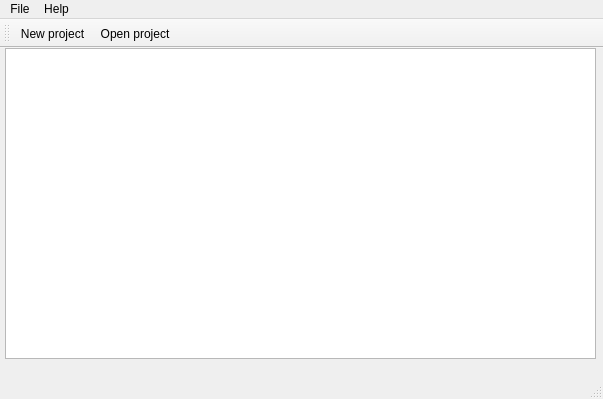
<?xml version="1.0" encoding="UTF-8"?>
<ui version="4.0">
 <class>MainWindow</class>
 <widget class="QMainWindow" name="MainWindow">
  <property name="geometry">
   <rect>
    <x>0</x>
    <y>0</y>
    <width>603</width>
    <height>399</height>
   </rect>
  </property>
  <property name="windowTitle">
   <string>Генератор кода</string>
  </property>
  <widget class="QWidget" name="centralWidget">
   <widget class="QTableView" name="tableView">
    <property name="geometry">
     <rect>
      <x>5</x>
      <y>0</y>
      <width>591</width>
      <height>311</height>
     </rect>
    </property>
   </widget>
  </widget>
  <widget class="QMenuBar" name="menuBar">
   <property name="geometry">
    <rect>
     <x>0</x>
     <y>0</y>
     <width>603</width>
     <height>22</height>
    </rect>
   </property>
   <widget class="QMenu" name="menuFile">
    <property name="title">
     <string>File</string>
    </property>
    <addaction name="actionNew_project"/>
    <addaction name="actionOpen_project"/>
    <addaction name="separator"/>
    <addaction name="actionExit"/>
   </widget>
   <widget class="QMenu" name="menuHelp">
    <property name="title">
     <string>Help</string>
    </property>
    <addaction name="actionAbout"/>
   </widget>
   <addaction name="menuFile"/>
   <addaction name="menuHelp"/>
  </widget>
  <widget class="QToolBar" name="mainToolBar">
   <attribute name="toolBarArea">
    <enum>TopToolBarArea</enum>
   </attribute>
   <attribute name="toolBarBreak">
    <bool>false</bool>
   </attribute>
   <addaction name="actionNew_project"/>
   <addaction name="actionOpen_project"/>
  </widget>
  <widget class="QStatusBar" name="statusBar"/>
  <action name="actionAbout">
   <property name="icon">
    <iconset resource="resources/resources.qrc">
     <normaloff>:/icons/icon_Help.png</normaloff>:/icons/icon_Help.png</iconset>
   </property>
   <property name="text">
    <string>About</string>
   </property>
  </action>
  <action name="actionExit">
   <property name="text">
    <string>Exit</string>
   </property>
   <property name="shortcut">
    <string>Ctrl+Q</string>
   </property>
  </action>
  <action name="actionNew_project">
   <property name="icon">
    <iconset resource="resources/resources.qrc">
     <normaloff>:/icons/icon_Add.png</normaloff>:/icons/icon_Add.png</iconset>
   </property>
   <property name="text">
    <string>New project</string>
   </property>
   <property name="shortcut">
    <string>Ctrl+N</string>
   </property>
  </action>
  <action name="actionOpen_project">
   <property name="icon">
    <iconset resource="resources/resources.qrc">
     <normaloff>:/icons/icon_Open.png</normaloff>:/icons/icon_Open.png</iconset>
   </property>
   <property name="text">
    <string>Open project</string>
   </property>
   <property name="shortcut">
    <string>Ctrl+O</string>
   </property>
  </action>
 </widget>
 <layoutdefault spacing="6" margin="11"/>
 <resources>
  <include location="resources/resources.qrc"/>
 </resources>
 <connections/>
</ui>
